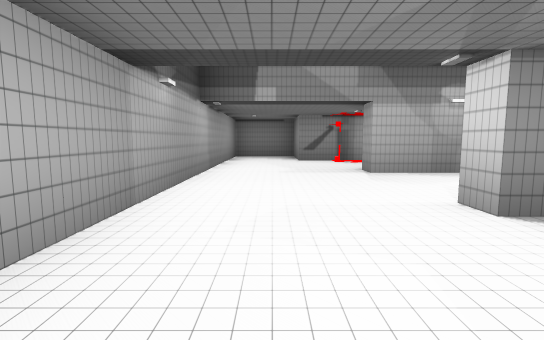
[1] (above)

12 first-person views from a walk through a 3-D level made in the Unity game engine. The camera is 1.2 m above the floor, tilts 6° down and sees 85° across. The floor is counted in squares, 2 m on a side. Each view is taken from the middle of a square. On the plan, view 1 faces up. The plan holds only what a view shows up to about 9 squares ahead; the rest is blank. The player character is not drawn.

[2]
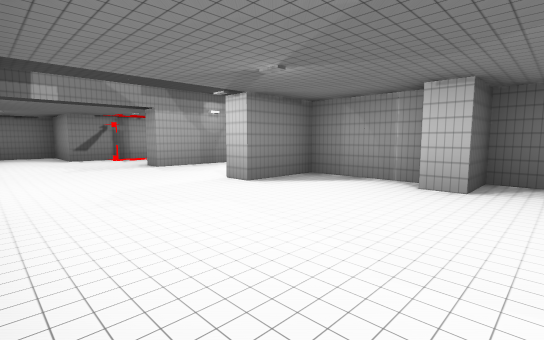

[3]
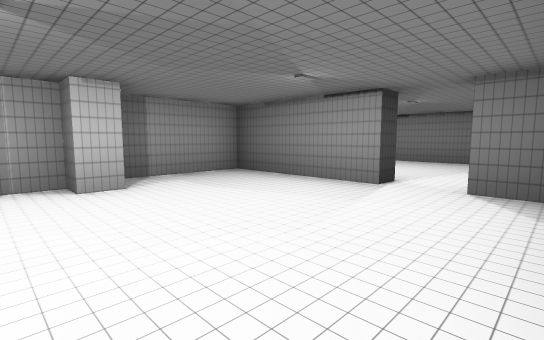

[4]
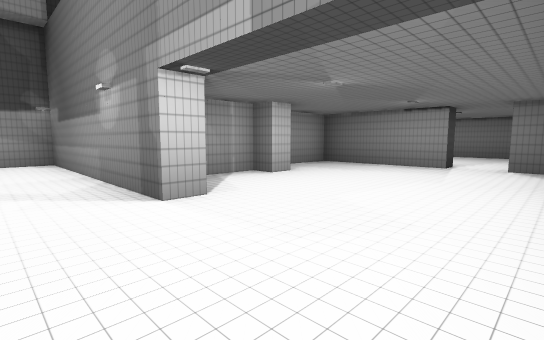

[5]
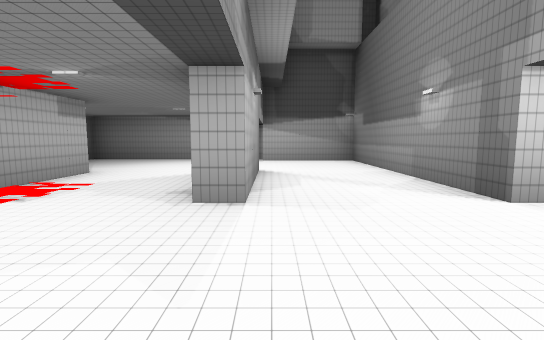

[6]
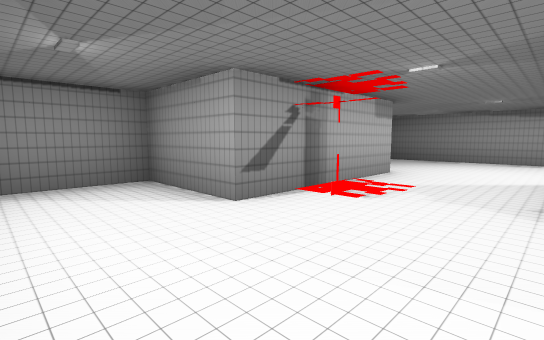

[7]
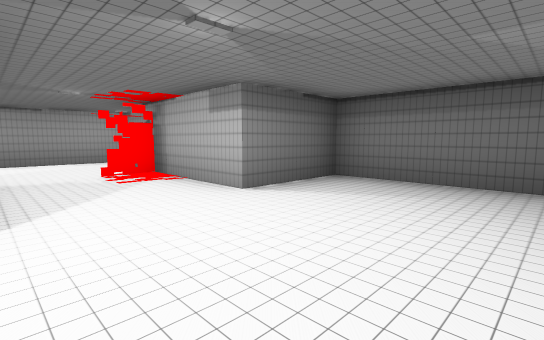

[8]
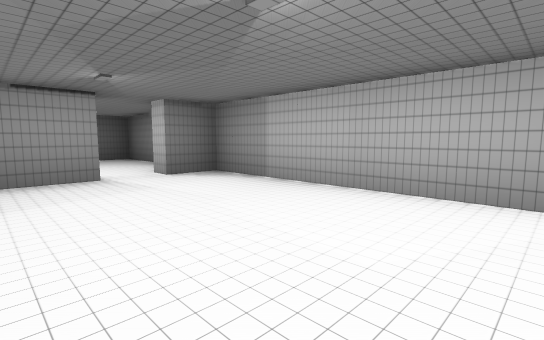

[9]
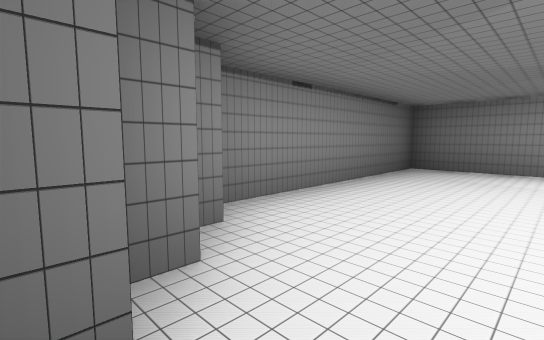

[10]
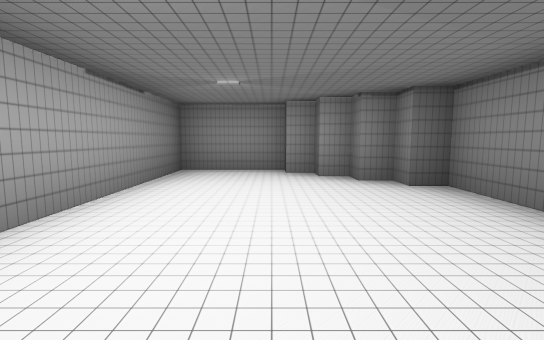

[11]
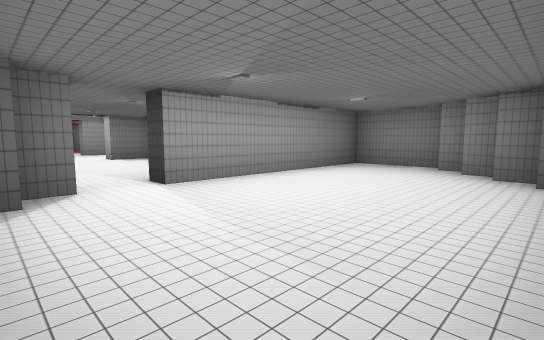

[12]
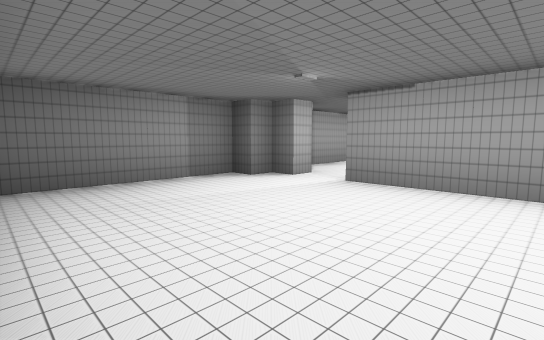

### Floor plan
Ten units are one square. View 1 is at (0, 0); x grows to the right and y downward. Boxes are objects, and circles mark ways between rooms. Rooms are numbered by the first view taken in them; rooms with no view inside come last. Other rooms are left out.
<svg viewBox="-17 -107 100 184">
<path fill="none" stroke="#000" d="M8 -82 8 -102 -9 -102M8 28 37 28 37 3 27 3 27 -2 32 -2 32 -22 18 -22 18 -27M-12 -90 -12 28 -2 28M45 -52 18 -52 18 -58M78 -52 78 -102 43 -102 43 -82 8 -82M18 -27 72 -27 72 -52M-2 28 -2 33 -7 33 -7 38 -12 38 -12 72 37 72 37 67 43 67 43 62 48 62 48 57 53 57 53 53 58 53 58 33 8 33 8 28"/>
<rect x="15" y="-85" width="10" height="10" fill="#bbb"><title>other object</title></rect>
<circle cx="15" cy="-60" r="3" fill="#2a7"/>
<circle cx="0" cy="30" r="3" fill="#2a7"/>
<text x="0" y="-30">1</text>
<text x="50" y="-60">2</text>
<text x="20" y="50">3</text>
</svg>
Room 1 opens to room 2. Room 1 opens to room 3.

Where each view was taken, in squares from view 1:
view 1: 0 up, 0 right, facing up
view 2: 1 down, 1 left, facing up-right
view 3: 1 up, 1 left, facing down-right
view 4: 4 up, 1 left, facing down-right
view 5: 5 up, 1 left, facing right
view 6: 6 up, 1 left, facing up-right
view 7: 6 up, 7 right, facing up-left
view 8: 2 up, 2 right, facing down-left
view 9: 5 down, 5 right, facing down-left
view 10: 5 down, 0 right, facing right
view 11: 7 down, 1 left, facing up-right
view 12: 7 down, 3 right, facing up-left
